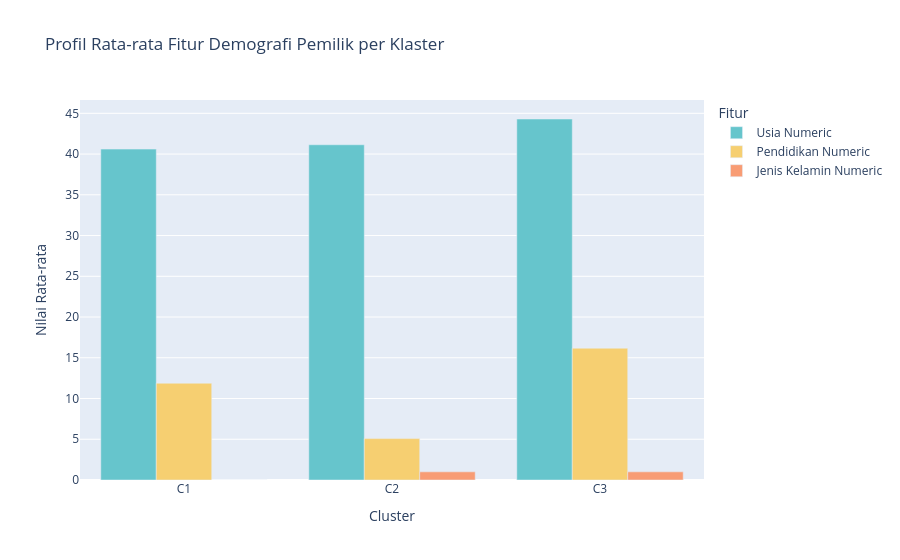

Notebook cell for this chart:
### Code cell
# Menghitung nilai rata-rata tiap fitur untuk masing-masing klaster
df_avg = df.groupby('Cluster')[fitur_yang_dipakai].mean().reset_index()

# Mengubah bentuk tabel (melt) agar mudah divisualisasikan oleh Plotly
df_melted = df_avg.melt(id_vars='Cluster', value_vars=fitur_yang_dipakai, 
                        var_name='Fitur', value_name='Nilai Rata-rata')

# Membuat Grouped Bar Chart
fig_bar = px.bar(
    df_melted, 
    x='Cluster', 
    y='Nilai Rata-rata', 
    color='Fitur', 
    barmode='group',
    title="Profil Rata-rata Fitur Demografi Pemilik per Klaster",
    color_discrete_sequence=px.colors.qualitative.Pastel
)

fig_bar.show()

### Figure 1 — Plotly figure (JSON) as saved in the notebook; plotly's stock layout.template omitted (floating-point values rounded to 4 significant figures)
{"data": [{"alignmentgroup": "True", "hovertemplate": "Fitur=Usia Numeric<br>Cluster=%{x}<br>Nilai Rata-rata=%{y}<extra></extra>", "legendgroup": "Usia Numeric", "marker": {"color": "rgb(102, 197, 204)", "pattern": {"shape": ""}}, "name": "Usia Numeric", "offsetgroup": "Usia Numeric", "orientation": "v", "showlegend": true, "textposition": "auto", "type": "bar", "x": ["C1", "C2", "C3"], "xaxis": "x", "y": [40.61, 41.14, 44.3], "yaxis": "y"}, {"alignmentgroup": "True", "hovertemplate": "Fitur=Pendidikan Numeric<br>Cluster=%{x}<br>Nilai Rata-rata=%{y}<extra></extra>", "legendgroup": "Pendidikan Numeric", "marker": {"color": "rgb(246, 207, 113)", "pattern": {"shape": ""}}, "name": "Pendidikan Numeric", "offsetgroup": "Pendidikan Numeric", "orientation": "v", "showlegend": true, "textposition": "auto", "type": "bar", "x": ["C1", "C2", "C3"], "xaxis": "x", "y": [11.87, 5.08, 16.17], "yaxis": "y"}, {"alignmentgroup": "True", "hovertemplate": "Fitur=Jenis Kelamin Numeric<br>Cluster=%{x}<br>Nilai Rata-rata=%{y}<extra></extra>", "legendgroup": "Jenis Kelamin Numeric", "marker": {"color": "rgb(248, 156, 116)", "pattern": {"shape": ""}}, "name": "Jenis Kelamin Numeric", "offsetgroup": "Jenis Kelamin Numeric", "orientation": "v", "showlegend": true, "textposition": "auto", "type": "bar", "x": ["C1", "C2", "C3"], "xaxis": "x", "y": [0.0, 1.0, 1.0], "yaxis": "y"}], "layout": {"barmode": "group", "legend": {"title": {"text": "Fitur"}, "tracegroupgap": 0}, "title": {"text": "Profil Rata-rata Fitur Demografi Pemilik per Klaster"}, "xaxis": {"anchor": "y", "domain": [0, 1], "title": {"text": "Cluster"}}, "yaxis": {"anchor": "x", "domain": [0, 1], "title": {"text": "Nilai Rata-rata"}}}}
